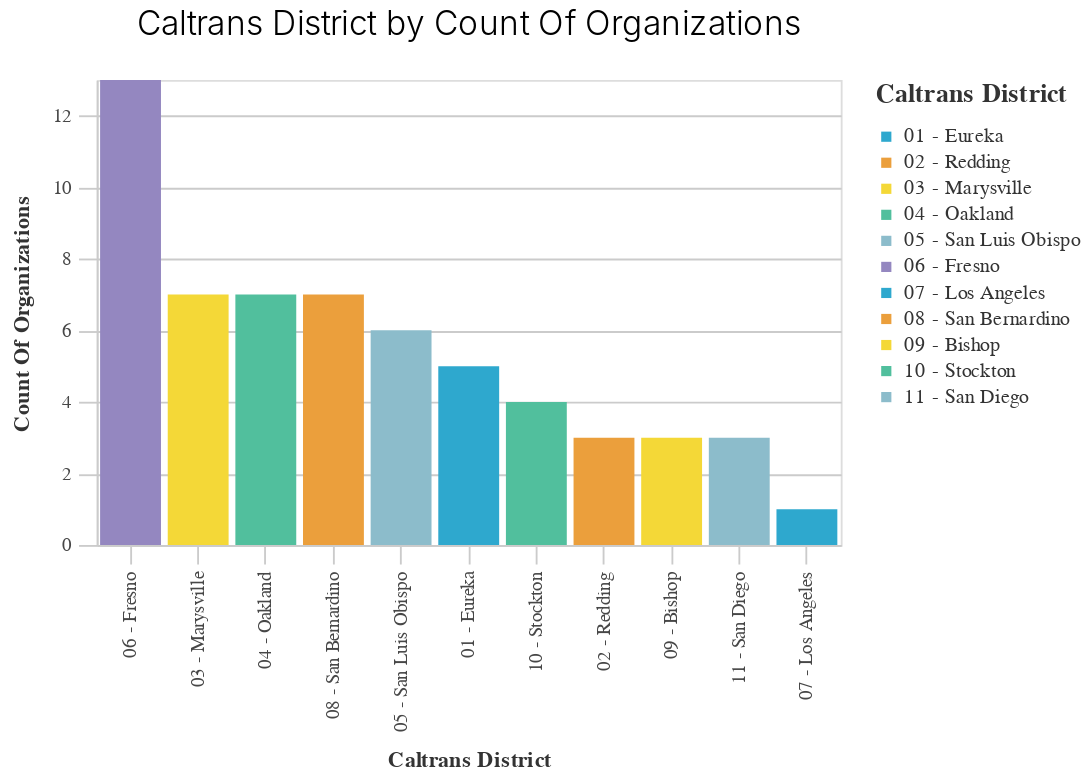

Notebook source saved alongside this figure:
### Code cell
_utils.basic_bar_chart(Orgs_in_district,'caltrans_district','count_of_organizations','caltrans_district')

### Figure 1 — Vega-Lite specification as saved in the notebook (floating-point values rounded to 4 significant figures)
{"config": {"view": {"continuousWidth": 400, "continuousHeight": 300}, "axis": {"domainColor": "#cbcbcb", "grid": true, "gridColor": "#cbcbcb", "gridWidth": 1, "labelColor": "#474747", "labelFont": "Nunito Sans", "labelFontSize": 10, "labelPadding": 4, "tickColor": "#cbcbcb", "tickSize": 10, "titleColor": "#333", "titleFont": "Raleway", "titleFontSize": 12, "titlePadding": 10}, "axisBand": {"grid": false}, "background": "white", "font": "Raleway", "header": {"labelFont": "Nunito Sans", "titleFont": "Raleway"}, "legend": {"labelColor": "#333", "labelFont": "Nunito Sans", "labelFontSize": 11, "labelLimit": 0, "padding": 1, "symbolSize": 30, "symbolType": "square", "titleColor": "#333", "titleFont": "Raleway", "titleFontSize": 14, "titlePadding": 10}, "title": {"anchor": "middle", "font": "Raleway", "fontSize": 18, "fontWeight": 300, "offset": 20}}, "data": {"name": "data-7d77d5366a58ba7e09ddb67b4c0d89b9"}, "mark": "bar", "encoding": {"color": {"field": "caltrans_district", "legend": {"title": "Caltrans District"}, "scale": {"range": ["#2EA8CE", "#EB9F3C", "#F4D837", "#51BF9D", "#8CBCCB", "#9487C0"]}, "type": "nominal"}, "x": {"field": "caltrans_district", "sort": "-y", "title": "Caltrans District", "type": "nominal"}, "y": {"field": "count_of_organizations", "title": "Count Of Organizations", "type": "quantitative"}}, "height": 250, "title": "Caltrans District by Count Of Organizations", "width": 400, "$schema": "https://vega.github.io/schema/vega-lite/v4.17.0.json", "datasets": {"data-7d77d5366a58ba7e09ddb67b4c0d89b9": [{"caltrans_district": "06 - Fresno", "count_of_organizations": 13}, {"caltrans_district": "03 - Marysville", "count_of_organizations": 7}, {"caltrans_district": "04 - Oakland", "count_of_organizations": 7}, {"caltrans_district": "08 - San Bernardino", "count_of_organizations": 7}, {"caltrans_district": "05 - San Luis Obispo", "count_of_organizations": 6}, {"caltrans_district": "01 - Eureka", "count_of_organizations": 5}, {"caltrans_district": "10 - Stockton", "count_of_organizations": 4}, {"caltrans_district": "02 - Redding", "count_of_organizations": 3}, {"caltrans_district": "09 - Bishop", "count_of_organizations": 3}, {"caltrans_district": "11 - San Diego", "count_of_organizations": 3}, {"caltrans_district": "07 - Los Angeles", "count_of_organizations": 1}]}}
